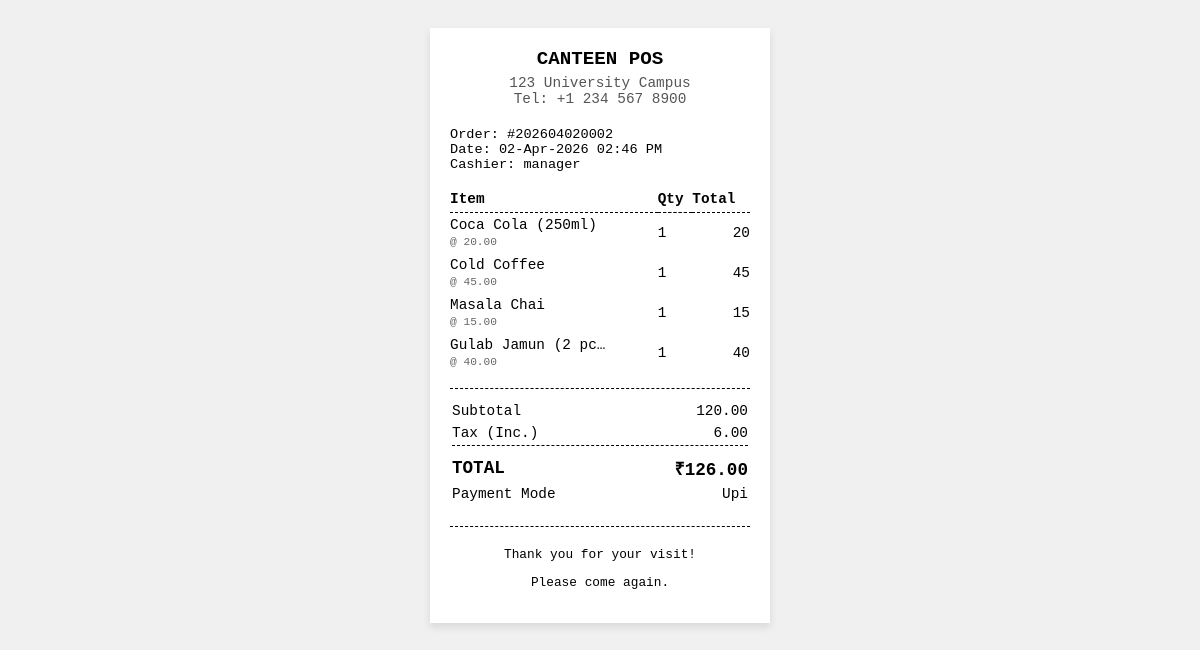
The page /billing/receipt/2/ (signed in) on the database its author committed.
### billing/models.py (models this page shows, shortened)
class Order(models.Model):
    STATUS_CHOICES = [
        ('pending', 'Pending'),
        ('completed', 'Completed'),
        ('cancelled', 'Cancelled'),
        ('refunded', 'Refunded'),
    ]
    order_number = models.CharField(max_length=20, unique=True)
    cashier = models.ForeignKey(User, on_delete=models.PROTECT, related_name='orders')
    status = models.CharField(max_length=20, choices=STATUS_CHOICES, default='completed')
    subtotal = models.DecimalField(max_digits=12, decimal_places=2, default=0)
    tax_amount = models.DecimalField(max_digits=12, decimal_places=2, default=0)
    discount_amount = models.DecimalField(max_digits=12, decimal_places=2, default=0)
    total_amount = models.DecimalField(max_digits=12, decimal_places=2, default=0)
    notes = models.TextField(blank=True)
    created_at = models.DateTimeField(auto_now_add=True)
    class Meta:
        ordering = ['-created_at']

class OrderItem(models.Model):
    order = models.ForeignKey(Order, on_delete=models.CASCADE, related_name='items')
    item = models.ForeignKey(Item, on_delete=models.PROTECT, related_name='order_items')
    quantity = models.IntegerField(default=1)
    unit_price = models.DecimalField(max_digits=10, decimal_places=2)
    tax_rate = models.DecimalField(max_digits=5, decimal_places=2, default=0)
    discount = models.DecimalField(max_digits=10, decimal_places=2, default=0)

class Item(models.Model):
    name = models.CharField(max_length=200)
    category = models.ForeignKey(Category, on_delete=models.PROTECT, related_name='items')
    price = models.DecimalField(max_digits=10, decimal_places=2)
    cost_price = models.DecimalField(max_digits=10, decimal_places=2, default=0)
    stock_quantity = models.IntegerField(default=0)
    min_stock_level = models.IntegerField(default=5)  # low stock alert threshold
    barcode = models.CharField(max_length=100, blank=True, unique=True, null=True)
    description = models.TextField(blank=True)
    image = models.ImageField(upload_to='items/', null=True, blank=True)
    is_active = models.BooleanField(default=True)
    tax_rate = models.DecimalField(max_digits=5, decimal_places=2, default=0)  # percentage
    created_at = models.DateTimeField(auto_now_add=True)
    updated_at = models.DateTimeField(auto_now=True)
    class Meta:
        ordering = ['name']

class Payment(models.Model):
    METHOD_CHOICES = [
        ('cash', 'Cash'),
        ('card', 'Card'),
        ('upi', 'UPI'),
        ('wallet', 'Wallet'),
    ]
    STATUS_CHOICES = [
        ('pending', 'Pending'),
        ('completed', 'Completed'),
        ('failed', 'Failed'),
        ('refunded', 'Refunded'),
    ]
    order = models.OneToOneField(Order, on_delete=models.CASCADE, related_name='payment')
    method = models.CharField(max_length=20, choices=METHOD_CHOICES, default='cash')
    amount_paid = models.DecimalField(max_digits=12, decimal_places=2)
    change_given = models.DecimalField(max_digits=12, decimal_places=2, default=0)
    status = models.CharField(max_length=20, choices=STATUS_CHOICES, default='completed')
    transaction_id = models.CharField(max_length=100, blank=True)
    created_at = models.DateTimeField(auto_now_add=True)

### billing/views.py (the view)
# urls.py: path('receipt/<int:order_id>/', views.receipt, name='receipt'),
@login_required
def receipt(request, order_id):
    order = get_object_or_404(Order, id=order_id)
    return render(request, 'billing/receipt.html', {'order': order})

### templates/billing/receipt.html (shortened to what this page needs)
<!DOCTYPE html>
<html lang="en">
<head>
</head>
<body>
    <div class="receipt">
        <div class="header">
            <h2>CANTEEN POS</h2>
            <p>123 University Campus<br>Tel: +1 234 567 8900</p>
        </div>
        <div style="font-size: 0.85rem; margin-bottom: 15px;">
            <div>Order: #{{ order.order_number }}</div>
            <div>Date: {{ order.created_at|date:"d-M-Y h:i A" }}</div>
            <div>Cashier: {{ order.cashier.username }}</div>
        </div>
        <table class="item-list">
            <thead>
                <tr>
                    <th>Item</th>
                    <th>Qty</th>
                    <th class="right">Total</th>
                </tr>
            </thead>
            <tbody>
                {% for item in order.items.all %}
                <tr>
                    <td>{{ item.item.name|truncatechars:18 }}<br><small style="font-size:0.7rem;color:#666;">@ {{ item.unit_price }}</small></td>
                    <td>{{ item.quantity }}</td>
                    <td class="right">{% widthratio item.quantity 1 item.unit_price %}</td>
                </tr>
                {% endfor %}
            </tbody>
        </table>
        <div class="divider"></div>
        <table class="totals">
            <tr>
                <td class="label">Subtotal</td>
                <td>{{ order.subtotal }}</td>
            </tr>
            <tr>
                <td class="label">Tax (Inc.)</td>
                <td>{{ order.tax_amount }}</td>
            </tr>
            <tr class="grand-total">
                <td class="label">TOTAL</td>
                <td>₹{{ order.total_amount }}</td>
            </tr>
            <tr>
                <td class="label">Payment Mode</td>
                <td style="text-transform: capitalize;">{{ order.payment.method|default:'Cash' }}</td>
            </tr>
        </table>
        <div class="divider"></div>
        <div class="footer">
            <p>Thank you for your visit!</p>
            <p>Please come again.</p>
        </div>
    </div>
</body>
</html>

### templates/billing/receipt.html (style rules this page uses)
body { font-family: 'Courier New', Courier, monospace; background: #f0f0f0; padding: 20px; display: flex; justify-content: center; }
.receipt { background: #fff; width: 300px; padding: 20px; box-shadow: 0 4px 8px rgba(0,0,0,0.1); }
.header { text-align: center; margin-bottom: 20px; }
.header h2 { margin: 0; font-size: 1.2rem; }
.header p { margin: 5px 0; font-size: 0.9rem; color: #555; }
.divider { border-top: 1px dashed #000; margin: 10px 0; }
.item-list { width: 100%; border-collapse: collapse; margin-bottom: 15px; }
.item-list th, .item-list td { font-size: 0.9rem; padding: 4px 0; text-align: left; }
.item-list th { border-bottom: 1px dashed #000; padding-bottom: 5px; margin-bottom: 5px; }
.item-list td.right { text-align: right; }
.totals { width: 100%; margin-bottom: 20px; }
.totals td { text-align: right; font-size: 0.9rem; padding: 2px 0; }
.totals td.label { text-align: left; }
.totals .grand-total td { font-weight: bold; font-size: 1.1rem; padding-top: 10px; border-top: 1px dashed #000; }
.footer { text-align: center; font-size: 0.8rem; margin-top: 20px; }

### rows shown on the page
Order: order_number "202604020002", created_at "02-Apr-2026 02:46 PM", cashier.username "manager", subtotal "120.00", tax_amount "6.00", total_amount "126.00", payment.method "Upi"
OrderItem: item.name "Coca Cola (250ml)", unit_price "20.00", quantity "1", quantity+unit_price "20"
OrderItem: item.name "Cold Coffee", unit_price "45.00", quantity "1", quantity+unit_price "45"
OrderItem: item.name "Masala Chai", unit_price "15.00", quantity "1", quantity+unit_price "15"
OrderItem: item.name "Gulab Jamun (2 pc…", unit_price "40.00", quantity "1", quantity+unit_price "40"
